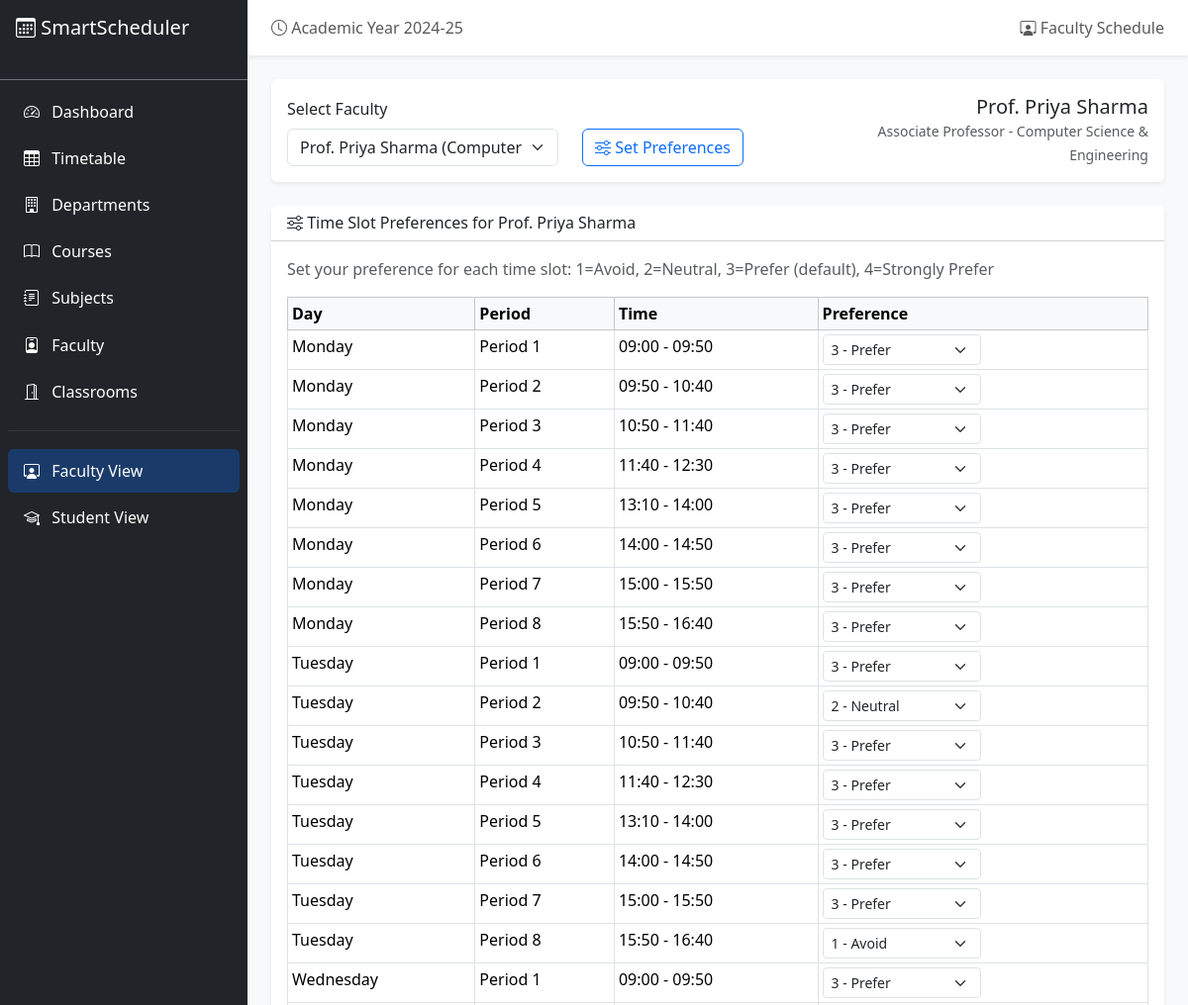
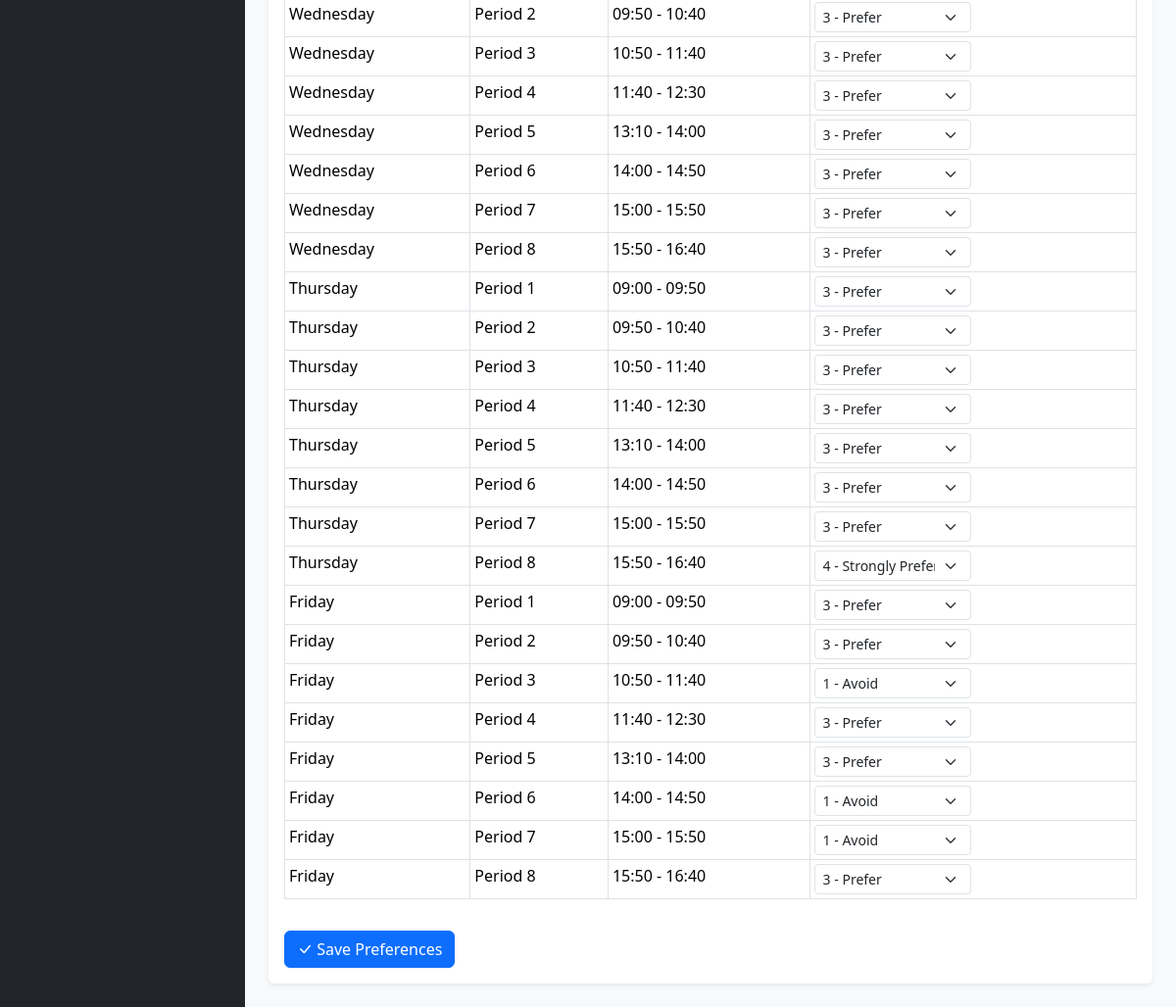
Page /faculty/preferences?faculty_id=2 on the committed database (2 pictures, top to bottom).
### database/models.py (models this page shows, shortened)
class Faculty(db.Model):
    __tablename__ = "faculty"
    id = db.Column(db.Integer, primary_key=True)
    name = db.Column(db.String(100), nullable=False)
    email = db.Column(db.String(120), unique=True, nullable=False)
    department_id = db.Column(db.Integer, db.ForeignKey("departments.id"), nullable=False)
    designation = db.Column(db.String(50), default="Assistant Professor")
    max_hours_per_week = db.Column(db.Integer, default=20)
    max_hours_per_day = db.Column(db.Integer, default=5)
    created_at = db.Column(db.DateTime, default=datetime.utcnow)
    subjects = db.relationship("Subject", secondary=faculty_subjects, backref="faculty_members")
    preferences = db.relationship("FacultyPreference", backref="faculty", lazy=True)
    timetable_entries = db.relationship("TimetableEntry", backref="faculty", lazy=True)

class Department(db.Model):
    __tablename__ = "departments"
    id = db.Column(db.Integer, primary_key=True)
    name = db.Column(db.String(100), nullable=False)
    code = db.Column(db.String(10), unique=True, nullable=False)
    created_at = db.Column(db.DateTime, default=datetime.utcnow)
    courses = db.relationship("Course", backref="department", lazy=True)
    faculty = db.relationship("Faculty", backref="department", lazy=True)

class TimeSlot(db.Model):
    __tablename__ = "time_slots"
    id = db.Column(db.Integer, primary_key=True)
    day = db.Column(db.String(10), nullable=False)
    period_number = db.Column(db.Integer, nullable=False)
    start_time = db.Column(db.String(10), nullable=False)
    end_time = db.Column(db.String(10), nullable=False)
    is_break = db.Column(db.Boolean, default=False)
    timetable_entries = db.relationship("TimetableEntry", backref="time_slot", lazy=True)

### routes/faculty.py (the view, shortened to what this page needs)
@faculty_bp.route("/preferences", methods=["GET", "POST"])
def preferences():
    faculty_id = request.args.get("faculty_id", type=int)
    faculty_list = Faculty.query.all()
    time_slots = TimeSlot.query.filter_by(is_break=False).all()
    existing_prefs = {}
    if faculty_id:
        prefs = FacultyPreference.query.filter_by(faculty_id=faculty_id).all()
        existing_prefs = {p.timeslot_id: p.preference_level for p in prefs}
    return render_template(
        "faculty/schedule.html",
        faculty_list=faculty_list,
        time_slots_list=time_slots,
        existing_prefs=existing_prefs,
        selected_faculty=Faculty.query.get(faculty_id) if faculty_id else None,
        show_preferences=True,
    )

### templates/faculty/schedule.html (shortened to what this page needs)
{% extends "base.html" %}
{% block page_title %}<i class="bi bi-person-workspace"></i> Faculty Schedule{% endblock %}
{% block content %}
<div class="card border-0 shadow-sm mb-4">
    <div class="card-body">
        <div class="row align-items-end">
            <div class="col-md-4">
                <label class="form-label">Select Faculty</label>
                <select class="form-select" onchange="window.location.href='{{ url_for('faculty.schedule') }}?faculty_id='+this.value">
                    {% for f in faculty_list %}
                    <option value="{{ f.id }}" {{ 'selected' if selected_faculty and selected_faculty.id == f.id }}>
                        {{ f.name }} ({{ f.department.name }})
                    </option>
                    {% endfor %}
                </select>
            </div>
            {% if selected_faculty %}
            <div class="col-md-4">
                <div class="d-flex gap-2">
                    <a href="{{ url_for('faculty.preferences', faculty_id=selected_faculty.id) }}" class="btn btn-outline-primary">
                        <i class="bi bi-sliders"></i> Set Preferences
                    </a>
                </div>
            </div>
            <div class="col-md-4 text-end">
                <h5 class="mb-0">{{ selected_faculty.name }}</h5>
                <small class="text-muted">{{ selected_faculty.designation }} - {{ selected_faculty.department.name }}</small>
            </div>
            {% endif %}
        </div>
    </div>
</div>
{% if selected_faculty and schedule %}
<div class="card border-0 shadow-sm mb-4">
    <div class="card-header bg-white">
        <h6 class="mb-0"><i class="bi bi-calendar-week"></i> Weekly Schedule ({{ schedule.total_entries }} classes)</h6>
    </div>
    <div class="card-body p-0">
        <div class="table-responsive">
            <table class="table table-bordered timetable-grid mb-0">
                <thead class="table-dark">
                    <tr>
                        <th class="text-center" style="width:100px;">Period</th>
                        {% for day in schedule.days %}
                        <th class="text-center">{{ day }}</th>
                        {% endfor %}
                    </tr>
                </thead>
                <tbody>
                    {% for period in schedule.periods %}
                    <tr>
                        <td class="text-center fw-bold period-cell">
                            <div>P{{ period }}</div>
                            <small class="text-muted">{{ time_slots.get(period, '') }}</small>
                        </td>
                        {% for day in schedule.days %}
                        <td class="timetable-cell">
                            {% set entries = schedule.grid[day][period] %}
                            {% if entries %}
                                {% for entry in entries %}
                                <div class="schedule-block dept-{{ (entry.subject.course_id|string)[-1] }}">
                                    <div class="subject-name">{{ entry.subject.name }}</div>
                                    <div class="room-name"><i class="bi bi-door-open"></i> {{ entry.classroom.name }}</div>
                                    <span class="badge {{ 'bg-warning' if entry.subject.subject_type == 'lab' else 'bg-info' }} badge-type">
                                        {{ entry.subject.subject_type }}
                                    </span>
                                </div>
                                {% endfor %}
                            {% else %}
                                <div class="empty-slot text-muted text-center"><small>Free</small></div>
                            {% endif %}
                        </td>
                        {% endfor %}
                    </tr>
                    {% if period == 4 %}
                    <tr class="lunch-break">
                        <td colspan="{{ schedule.days|length + 1 }}" class="text-center bg-light">
                            <i class="bi bi-cup-hot"></i> <strong>Lunch Break</strong> (12:30 - 13:10)
                        </td>
                    </tr>
                    {% endif %}
                    {% endfor %}
                </tbody>
            </table>
        </div>
    </div>
</div>
<div class="card border-0 shadow-sm">
    <div class="card-header bg-white">
        <h6 class="mb-0"><i class="bi bi-bar-chart"></i> Workload Summary</h6>
    </div>
    <div class="card-body">
        <div class="row">
            <div class="col-md-3">
                <div class="text-center">
                    <h4 class="text-primary">{{ schedule.total_entries }}</h4>
                    <small class="text-muted">Total Hours/Week</small>
                </div>
            </div>
            <div class="col-md-3">
                <div class="text-center">
                    <h4 class="text-success">{{ selected_faculty.max_hours_per_week }}</h4>
                    <small class="text-muted">Max Allowed/Week</small>
                </div>
            </div>
            <div class="col-md-3">
                <div class="text-center">
                    <h4 class="text-warning">{{ selected_faculty.max_hours_per_day }}</h4>
                    <small class="text-muted">Max Allowed/Day</small>
                </div>
            </div>
            <div class="col-md-3">
                <div class="text-center">
                    {% set util = (schedule.total_entries / selected_faculty.max_hours_per_week * 100)|round(1) %}
                    <h4 class="{{ 'text-danger' if util > 90 else 'text-primary' }}">{{ util }}%</h4>
                    <small class="text-muted">Utilization</small>
                </div>
            </div>
        </div>
    </div>
</div>
{% elif show_preferences is defined and show_preferences and selected_faculty %}
<div class="card border-0 shadow-sm">
    <div class="card-header bg-white">
        <h6 class="mb-0"><i class="bi bi-sliders"></i> Time Slot Preferences for {{ selected_faculty.name }}</h6>
    </div>
    <div class="card-body">
        <form action="{{ url_for('faculty.preferences') }}" method="POST">
            <p class="text-muted mb-3">Set your preference for each time slot: 1=Avoid, 2=Neutral, 3=Prefer (default), 4=Strongly Prefer</p>
            <div class="table-responsive">
                <table class="table table-sm table-bordered">
                    <thead class="table-light">
                        <tr>
                            <th>Day</th>
                            <th>Period</th>
                            <th>Time</th>
                            <th>Preference</th>
                        </tr>
                    </thead>
                    <tbody>
                        {% for ts in time_slots_list %}
                        <tr>
                            <td>{{ ts.day }}</td>
                            <td>Period {{ ts.period_number }}</td>
                            <td>{{ ts.start_time }} - {{ ts.end_time }}</td>
                            <td>
                                <select name="pref_{{ ts.id }}" class="form-select form-select-sm" style="width:160px;">
                                    <option value="1" {{ 'selected' if existing_prefs.get(ts.id) == 1 }}>1 - Avoid</option>
                                    <option value="2" {{ 'selected' if existing_prefs.get(ts.id) == 2 }}>2 - Neutral</option>
                                    <option value="3" {{ 'selected' if existing_prefs.get(ts.id, 3) == 3 }}>3 - Prefer</option>
                                    <option value="4" {{ 'selected' if existing_prefs.get(ts.id) == 4 }}>4 - Strongly Prefer</option>
                                </select>
                            </td>
                        </tr>
                        {% endfor %}
                    </tbody>
                </table>
            </div>
            <button type="submit" class="btn btn-primary mt-3">
                <i class="bi bi-check-lg"></i> Save Preferences
            </button>
        </form>
    </div>
</div>
{% elif not selected_faculty %}
<div class="text-center p-5 text-muted">
    <i class="bi bi-person-workspace" style="font-size: 3rem;"></i>
    <h5 class="mt-3">Select a faculty member to view their schedule</h5>
</div>
{% endif %}
{% endblock %}

### static/css/style.css (style rules this page uses)
.card { transition: box-shadow 0.2s; }

### rows in the picture
Faculty: name "Prof. Priya Sharma", designation "Associate Professor"
Department: department.name "Computer Science & Engineering"
TimeSlot: day "Monday", period_number "1", start_time "09:00", end_time "09:50", id "3 - Prefer"
TimeSlot: day "Monday", period_number "2", start_time "09:50", end_time "10:40", id "3 - Prefer"
TimeSlot: day "Monday", period_number "3", start_time "10:50", end_time "11:40", id "3 - Prefer"
TimeSlot: day "Monday", period_number "4", start_time "11:40", end_time "12:30", id "3 - Prefer"
TimeSlot: day "Monday", period_number "5", start_time "13:10", end_time "14:00", id "3 - Prefer"
TimeSlot: day "Monday", period_number "6", start_time "14:00", end_time "14:50", id "3 - Prefer"
TimeSlot: day "Monday", period_number "7", start_time "15:00", end_time "15:50", id "3 - Prefer"
TimeSlot: day "Monday", period_number "8", start_time "15:50", end_time "16:40", id "3 - Prefer"
TimeSlot: day "Tuesday", period_number "1", start_time "09:00", end_time "09:50", id "3 - Prefer"
TimeSlot: day "Tuesday", period_number "2", start_time "09:50", end_time "10:40", id "2 - Neutral"
TimeSlot: day "Tuesday", period_number "3", start_time "10:50", end_time "11:40", id "3 - Prefer"
TimeSlot: day "Tuesday", period_number "4", start_time "11:40", end_time "12:30", id "3 - Prefer"
TimeSlot: day "Tuesday", period_number "5", start_time "13:10", end_time "14:00", id "3 - Prefer"
TimeSlot: day "Tuesday", period_number "6", start_time "14:00", end_time "14:50", id "3 - Prefer"
TimeSlot: day "Tuesday", period_number "7", start_time "15:00", end_time "15:50", id "3 - Prefer"
TimeSlot: day "Tuesday", period_number "8", start_time "15:50", end_time "16:40", id "1 - Avoid"
TimeSlot: day "Wednesday", period_number "1", start_time "09:00", end_time "09:50", id "3 - Prefer"
TimeSlot: day "Wednesday", period_number "2", start_time "09:50", end_time "10:40", id "3 - Prefer"
TimeSlot: day "Wednesday", period_number "3", start_time "10:50", end_time "11:40", id "3 - Prefer"
TimeSlot: day "Wednesday", period_number "4", start_time "11:40", end_time "12:30", id "3 - Prefer"
TimeSlot: day "Wednesday", period_number "5", start_time "13:10", end_time "14:00", id "3 - Prefer"
TimeSlot: day "Wednesday", period_number "6", start_time "14:00", end_time "14:50", id "3 - Prefer"
TimeSlot: day "Wednesday", period_number "7", start_time "15:00", end_time "15:50", id "3 - Prefer"
TimeSlot: day "Wednesday", period_number "8", start_time "15:50", end_time "16:40", id "3 - Prefer"
TimeSlot: day "Thursday", period_number "1", start_time "09:00", end_time "09:50", id "3 - Prefer"
TimeSlot: day "Thursday", period_number "2", start_time "09:50", end_time "10:40", id "3 - Prefer"
TimeSlot: day "Thursday", period_number "3", start_time "10:50", end_time "11:40", id "3 - Prefer"
TimeSlot: day "Thursday", period_number "4", start_time "11:40", end_time "12:30", id "3 - Prefer"
TimeSlot: day "Thursday", period_number "5", start_time "13:10", end_time "14:00", id "3 - Prefer"
TimeSlot: day "Thursday", period_number "6", start_time "14:00", end_time "14:50", id "3 - Prefer"
TimeSlot: day "Thursday", period_number "7", start_time "15:00", end_time "15:50", id "3 - Prefer"
TimeSlot: day "Thursday", period_number "8", start_time "15:50", end_time "16:40", id "4 - Strongly Prefer"
TimeSlot: day "Friday", period_number "1", start_time "09:00", end_time "09:50", id "3 - Prefer"
TimeSlot: day "Friday", period_number "2", start_time "09:50", end_time "10:40", id "3 - Prefer"
TimeSlot: day "Friday", period_number "3", start_time "10:50", end_time "11:40", id "1 - Avoid"
TimeSlot: day "Friday", period_number "4", start_time "11:40", end_time "12:30", id "3 - Prefer"
TimeSlot: day "Friday", period_number "5", start_time "13:10", end_time "14:00", id "3 - Prefer"
TimeSlot: day "Friday", period_number "6", start_time "14:00", end_time "14:50", id "1 - Avoid"
TimeSlot: day "Friday", period_number "7", start_time "15:00", end_time "15:50", id "1 - Avoid"
TimeSlot: day "Friday", period_number "8", start_time "15:50", end_time "16:40", id "3 - Prefer"

### other values in the picture
form field value "Prof. Priya Sharma (Computer Science & Engineering)"
